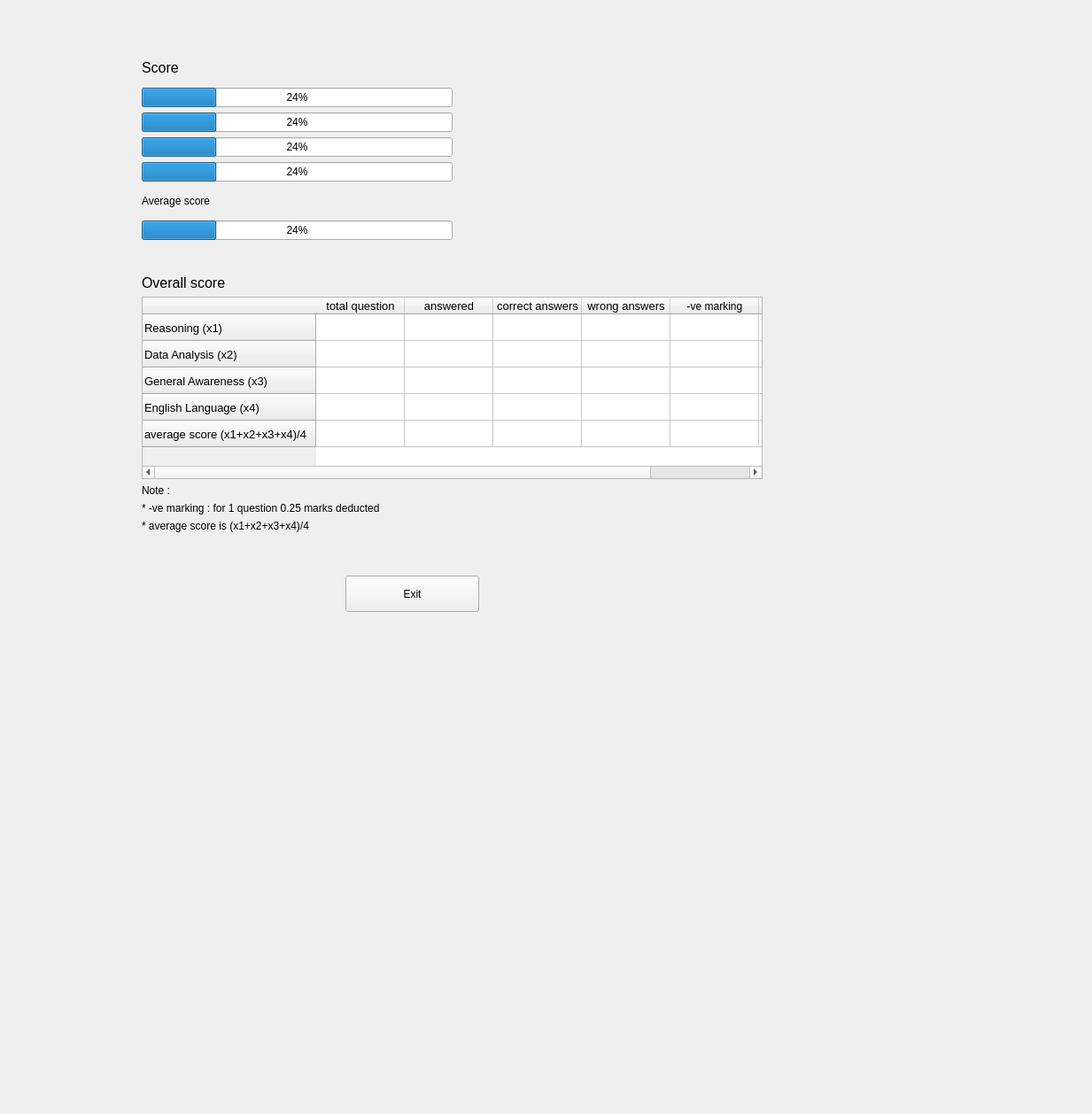
<?xml version="1.0" encoding="UTF-8"?>
<ui version="4.0">
 <class>Result</class>
 <widget class="QWidget" name="Result">
  <property name="geometry">
   <rect>
    <x>0</x>
    <y>0</y>
    <width>1233</width>
    <height>1258</height>
   </rect>
  </property>
  <property name="windowTitle">
   <string>Form</string>
  </property>
  <widget class="QPushButton" name="pushButton">
   <property name="geometry">
    <rect>
     <x>390</x>
     <y>650</y>
     <width>151</width>
     <height>41</height>
    </rect>
   </property>
   <property name="text">
    <string>Exit</string>
   </property>
  </widget>
  <widget class="QWidget" name="layoutWidget">
   <property name="geometry">
    <rect>
     <x>160</x>
     <y>310</y>
     <width>701</width>
     <height>291</height>
    </rect>
   </property>
   <layout class="QVBoxLayout" name="verticalLayout">
    <item>
     <widget class="QLabel" name="label">
      <property name="font">
       <font>
        <pointsize>12</pointsize>
       </font>
      </property>
      <property name="text">
       <string>Overall score</string>
      </property>
     </widget>
    </item>
    <item>
     <widget class="QTableWidget" name="tableWidget">
      <row>
       <property name="text">
        <string>Reasoning (x1)</string>
       </property>
       <property name="font">
        <font>
         <pointsize>10</pointsize>
        </font>
       </property>
      </row>
      <row>
       <property name="text">
        <string>Data Analysis (x2)</string>
       </property>
       <property name="font">
        <font>
         <pointsize>10</pointsize>
        </font>
       </property>
      </row>
      <row>
       <property name="text">
        <string>General Awareness (x3)</string>
       </property>
       <property name="font">
        <font>
         <pointsize>10</pointsize>
        </font>
       </property>
      </row>
      <row>
       <property name="text">
        <string>English Language (x4)</string>
       </property>
       <property name="font">
        <font>
         <pointsize>10</pointsize>
        </font>
       </property>
      </row>
      <row>
       <property name="text">
        <string>average score (x1+x2+x3+x4)/4</string>
       </property>
       <property name="font">
        <font>
         <pointsize>10</pointsize>
        </font>
       </property>
      </row>
      <column>
       <property name="text">
        <string>total question</string>
       </property>
       <property name="font">
        <font>
         <pointsize>10</pointsize>
        </font>
       </property>
      </column>
      <column>
       <property name="text">
        <string>answered</string>
       </property>
       <property name="font">
        <font>
         <pointsize>10</pointsize>
        </font>
       </property>
      </column>
      <column>
       <property name="text">
        <string>correct answers</string>
       </property>
       <property name="font">
        <font>
         <pointsize>10</pointsize>
        </font>
       </property>
      </column>
      <column>
       <property name="text">
        <string>wrong answers</string>
       </property>
       <property name="font">
        <font>
         <pointsize>10</pointsize>
        </font>
       </property>
      </column>
      <column>
       <property name="text">
        <string>-ve marking</string>
       </property>
      </column>
      <column>
       <property name="text">
        <string>total marks</string>
       </property>
       <property name="font">
        <font>
         <pointsize>10</pointsize>
        </font>
       </property>
      </column>
      <item row="0" column="0">
       <property name="text">
        <string/>
       </property>
       <property name="font">
        <font>
         <pointsize>10</pointsize>
        </font>
       </property>
      </item>
     </widget>
    </item>
    <item>
     <widget class="QLabel" name="label_4">
      <property name="text">
       <string>Note :</string>
      </property>
     </widget>
    </item>
    <item>
     <widget class="QLabel" name="label_3">
      <property name="text">
       <string>* -ve marking : for 1 question 0.25 marks deducted</string>
      </property>
     </widget>
    </item>
    <item>
     <widget class="QLabel" name="label_5">
      <property name="text">
       <string>* average score is (x1+x2+x3+x4)/4</string>
      </property>
     </widget>
    </item>
   </layout>
  </widget>
  <widget class="QWidget" name="layoutWidget">
   <property name="geometry">
    <rect>
     <x>160</x>
     <y>60</y>
     <width>351</width>
     <height>211</height>
    </rect>
   </property>
   <layout class="QVBoxLayout" name="verticalLayout_3">
    <item>
     <widget class="QLabel" name="label_2">
      <property name="font">
       <font>
        <pointsize>12</pointsize>
       </font>
      </property>
      <property name="text">
       <string>Score</string>
      </property>
     </widget>
    </item>
    <item>
     <layout class="QVBoxLayout" name="verticalLayout_2">
      <item>
       <widget class="QProgressBar" name="progressBar_Reasoning">
        <property name="value">
         <number>24</number>
        </property>
       </widget>
      </item>
      <item>
       <widget class="QProgressBar" name="progressBar_datanalysis">
        <property name="value">
         <number>24</number>
        </property>
       </widget>
      </item>
      <item>
       <widget class="QProgressBar" name="progressBar_gk">
        <property name="value">
         <number>24</number>
        </property>
       </widget>
      </item>
      <item>
       <widget class="QProgressBar" name="progressBar_english">
        <property name="value">
         <number>24</number>
        </property>
       </widget>
      </item>
     </layout>
    </item>
    <item>
     <widget class="QLabel" name="label_11">
      <property name="text">
       <string>Average score</string>
      </property>
     </widget>
    </item>
    <item>
     <widget class="QProgressBar" name="progressBar_average">
      <property name="value">
       <number>24</number>
      </property>
     </widget>
    </item>
   </layout>
  </widget>
 </widget>
 <resources/>
 <connections/>
</ui>
